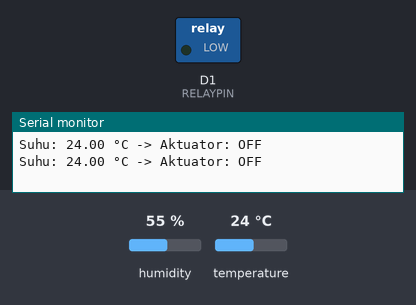
Bench run of a sketch on a simulated ESP8266 (NodeMCU). Parts: switched loads named in the sketch (green lamp = pin HIGH), the last lines printed to the serial monitor. The inputs (shaded band) are chosen by the test bench; at power-on: temperature 24 °C, humidity 55 %.

Above: at 2.8 s.
2.9 s: temperature set to 29.2 °C
5.6 s: temperature set to 30.7 °C
At 6.4 s:
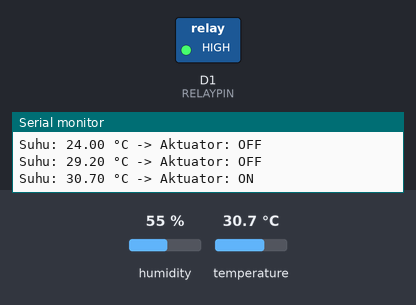
8.3 s: temperature set to 12 °C
At 11.1 s:
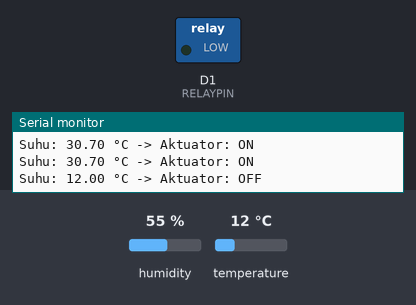
11.5 s: temperature set to 33 °C
At 12.8 s:
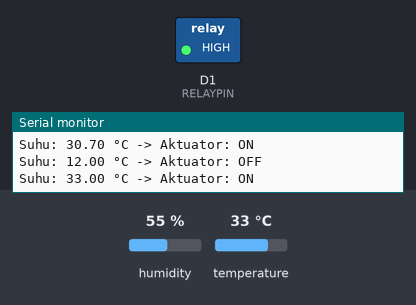
Timing chart, 0 to 14.5 s (numbered marks = the images above; inputs shaded):
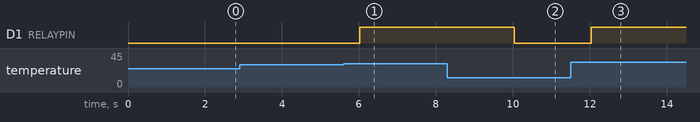

Measured:
- the behaviour switches between 30 and 30.1 °C on temperature (found by bisection; images 0 and 1)
- after the input at 5.6 s, D1 (RELAYPIN): LOW → HIGH after 0.42 s
- after the input at 8.3 s, D1 (RELAYPIN): HIGH → LOW after 1.7 s
- after the input at 11.5 s, D1 (RELAYPIN): LOW → HIGH after 0.54 s

The sketch:

Percobaan1B.ino
```cpp
#include <DHT.h>
#define DHTPIN D4 // pin data DHT22 terhubung ke GPIO 4
#define DHTTYPE DHT22 // tipe sensor yang digunakan
#define RELAYPIN D1 // pin kendali relay/LED indikator
DHT dht(DHTPIN, DHTTYPE); // inisialisasi objek sensor DHT

const float suhuThreshold = 30.0; // ambang batas suhu (°C)

void setup() {
  Serial.begin(115200); // inisialisasi komunikasi serial dengan baudrate 115200
  dht.begin(); // inisialisasi sensor DHT22
  pinMode(RELAYPIN, OUTPUT); // mengatur pin relay/LED sebagai output
  digitalWrite(RELAYPIN, LOW); // pastikan aktuator mati di awal
}

void loop() {
  float suhu = dht.readTemperature(); // membaca nilai suhu dari sensor DHT22

  if (isnan(suhu)) { // mengecek apakah hasil pembacaan suhu bernilai NaN (Not a Number)
    Serial.println("Gagal membaca data sensor!");
  } else {
    Serial.print("Suhu: ");
    Serial.print(suhu); // menampilkan nilai suhu ke Serial Monitor
    Serial.print(" °C -> ");

    // Kendali aktuator berdasarkan hasil akuisisi data sensor
    if (suhu > suhuThreshold) { // mengecek apakah suhu melebihi ambang batas
      digitalWrite(RELAYPIN, HIGH); // aktifkan relay/LED
      Serial.println("Aktuator: ON");
    } else { // jika suhu berada di bawah atau sama dengan ambang batas
      digitalWrite(RELAYPIN, LOW); // matikan relay/LED
      Serial.println("Aktuator: OFF");
    }
  }

  delay(2000); // jeda antar pembacaan sensor (2 detik)
}
```
